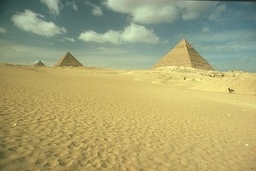
#> input picture a2/images/260058.jpg, 256 x 171 px, shrunk from 481 x 321 before the run; its folder holds 3 pictures in this run
$ python gmm.py   (older library calls are emulated)
#> lines starting #> are read from the running program, lines starting #| are printed output that depends on the picture; after the words box and inside, x2 and y2 are one past the last pixel; in counts of white or black regions, pixels touching at a corner belong together; long printed decimals are rounded
import numpy as np
import cv2
from matplotlib import pyplot as plt

doVerbose = False
dumgLogsOnNan = False
doSaveSegmented = True
doShowImage = False

imgFolder = "images"
imgResultFolder = "results"
imgName0 = "69020.jpg"
imgName1 = "227092.jpg"
imgName2 = "260058.jpg"

# GMM segmentation configuration
img2read = imgName2
rescale = 1
gmmK = 2
gmmMaxIterations = 250 # termination if epsilon criterion isn't reached
gmmFeatureType = "lab"
epsilon = 1e-3 # for convergence
epsilonP = 1e-6 # for precision

# text dumps for silent logging instead of stdout; used when doVerbose is False
logs = []

def dumpLogs(count=50):
    for log in logs[-count:]:
        print(log)

def doprint(*args):
    global logs

    s = ""
    for arg in args:
        s += str(arg) + " "

    if doVerbose:
        print(s)
        print()
    else:
        logs.append(s)

def readImg(imgname, imgfolder=imgFolder):
    return cv2.resize(cv2.imread("{}/{}".format(imgfolder, imgname)), (0, 0), fx=rescale, fy=rescale)

def img2rgbArray(img):
    w, h = img.shape[:2]
    ar = img.flatten().reshape((w * h, 3)).transpose().astype(np.float32)
    return ar

def img2IntenstityArray(img):
    ar = (img[..., 0] * 0.2126 + img[..., 1] * 0.7152 + img[..., 2] * 0.0722).reshape((1, -1)).astype(np.float32)
    return ar

def img2LabArray(img):
    return rgb2CieLab(img)

def imshow(imgname, img):
    cv2.imshow(imgname, img.astype(np.uint8))

def checkNan(val):
    return np.isnan(val) or np.isinf(val) or np.isneginf(val)

def readAndPreprocessImage(imgname=img2read,
                           featureType=gmmFeatureType
                           ):
    img = readImg(imgname)

    featureType = featureType.lower()

    if featureType == "i":
        x = img2IntenstityArray(img) / 255
    elif featureType == "rgb":
        x = img2rgbArray(img) / 255
    elif featureType == "lab":
        x = rgb2CieLab(img2rgbArray(img))
    else:
        raise Exception("Unsupported feature format. Use 'I', 'RGB', or 'LAB'.")

    x = x.transpose() # transpose X to be N x d

    return img, x

# conversion from RGB to Cie L*a*b* color space is done as per
# https://docs.opencv.org/2.4/modules/imgproc/doc/miscellaneous_transformations.html?highlight=cvtcolor#cvtcolor
def rgb2CieLab(rgbArray):
    # input rgb as float 0-1 and a 3 x N array
    rgb = rgbArray / 255

    m = np.array([[0.412453, 0.357580, 0.180423],
                  [0.212671, 0.715160, 0.072169],
                  [0.019334, 0.119193, 0.950227]], np.float32)

    xyz = m.dot(rgb)

    X, Y, Z = (xyz[0], xyz[1], xyz[2])
    X /= 0.950456
    Z /= 1.088754

    # [9 lines left out: function f_L, not called in this run]

    def f_ab(t, thresh=0.008856):
        ab = np.zeros_like(t)
        inds = t > thresh
        ninds = np.logical_not(inds)
        if inds.any():
            ab[inds] = np.power(t[inds], 1.0 / 3.0)
        if ninds.any():
            ab[ninds] = 7.787 * t[ninds] + 16.0 / 116.0
        return ab

    lab = np.zeros((2, rgb.shape[1]), np.float32)
    # L = f_L(Y) / 100
    lab[0] = (500.0 * (f_ab(X) - f_ab(Y)) + 127) / 255
    lab[1] = (200.0 * (f_ab(Y) - f_ab(Z)) + 127) / 255

    return lab.astype(np.float32)

# GMMs and EM algorithm implemented as per
# http://www.ics.uci.edu/~smyth/courses/cs274/notes/EMnotes.pdf
class GMM:
    def __init__(self,
                 k, # number of gaussian clusters
                 ):
        self.k = k
        self.trained = False
        self.alphas = None
        self.means = None
        self.covars = None
        self.w = None
        self.loglikelihood = None
        self.bic = None

    def P(self, x, means, covars, d, k):
        xmu = x - means[k]
        det = np.linalg.det(covars[k])
        inv = np.linalg.inv(covars[k])

        exponents = ((np.dot(xmu, inv)) * xmu).sum(axis=1) if d > 1 else (xmu * xmu * inv).sum(axis=1)

        return 1.0 / ((2 * np.pi) ** d * det) ** 0.5 * np.exp(-0.5 * exponents)

    # predict only
    # [33 lines left out: function predict, not called in this run]

    def fit(self,
            x,
            gmmMaxIterations=gmmMaxIterations,
            epsilon=epsilon
            ):
        n, d = x.shape[:2] # number of samples and dimensionality of each sample

        # rescale to full range
        x -= x.min() - epsilonP # add epsilon to avoid 0 and 1 values
        x /= x.max() + epsilonP # add epsilon to avoid 0 and 1 values

        alphas = np.array([1.0 / self.k for _ in range(self.k)], np.float) # alphas for each Gaussian
        covars = np.array([np.eye(d) if d > 1 else [[1]] for _ in range(self.k)], np.float) # identity covar matrices for each Gaussian
        means = x[(np.random.rand(self.k) * n).astype(np.int)] # pick random means for each Gaussian

        w = np.zeros((n, self.k), np.float32) # membership weight of each data point to each Gaussian

        # constant for computing BIC
        # k model complexity: number of means params (k*d) + number of covar params (k*d*d) + number of alpha params (k)
        self.bic_k = self.k * d + self.k * d * d + self.k

        loglikelihoods = [] # stores log likelihoods over iterations
        bics = [] # stores BIC values
        iteration = 0
        while iteration < gmmMaxIterations:

            ########## E-step ##########

            # compute raw probabilities
            p = np.zeros((self.k, n))
            for k in range(self.k):
                p[k] = self.P(x, means, covars, d, k)

            # multiply probabilities by alpha values
            p *= alphas.reshape(self.k, 1)

            # now update BIC and log likelihoods: this is an optimization -> for speedup
            # its faster to do it here than after updating alphas, means, covars, because we don't need to recompute
            # the probabilities for each Gaussian for each X.
            # this essentially delays convergence check by 1 iteration, since we compute likelihood before updating.
            # this does not affect correctness, only the timing of the check

            psum = p.sum(axis=0)

            # update BIC values
            bic = -2.0 * np.log(psum).sum() + np.log(n) * self.bic_k
            bics.append(bic)

            # update log likelihood values
            loglikelihood = np.log10(psum).sum()
            loglikelihoods.append(loglikelihood)

            print("\rRunning iteration {}; current loglike = [{}], bic [{}]".format(iteration, loglikelihood, bic), end="")

            # compute membership weights
            for k in range(self.k):
                w[:, k] = p[k] / (psum + epsilonP) # add epsilon to avoid division by zero

            ########## M-step ##########

            N_k = w.sum(axis=0)

            # update alphas for each Gaussian
            alphas = N_k / w.sum()

            for k in range(self.k):
                # update mean
                means[k] = (1.0 / N_k[k]) * (x * w[:, k].reshape(-1, 1)).sum(axis=0)

                # now we must compute dot products of MANY PAIRS of vectors INDEPENDENTLY
                # I could not figure out a good vectorized way to do this using built in functions so I improvised
                # example:
                # for d=3 and n=2, X is [a b c, d e f] which is 2 vectors of size 3
                # we want individual dot products [a b c]T dot [a b c], [d e f]T dot [d e f], so two 3x3 matrices
                # individually, for each of the N 1d vectors f form [a b c], we would get the dot product
                #                        [aa ab ac]
                # [a b c]T dot [a b c] = [ab bb bc]
                #                        [ac bc cc]
                # for N 1d vectors, we can do this by creating the following matrices and simple element multiplication
                # [a a a] [a b c]   [aa ab ac]
                # [b b b] [a b c]   [ab bb bc]
                # [c c c] [a b c] = [ac bc cc]
                # [d d d] [d e f] = [dd de df]
                # [e e e] [d e f]   [de ee ef]
                # [f f f] [d e f]   [df de df]
                wk = w[:, k].reshape(n, 1, 1)
                xmmean = x - means[k]
                r1 = np.repeat(xmmean, d)
                r2 = np.repeat(xmmean, d, axis=0).flatten()
                r3 = (r1 * r2).reshape(n, d, d)
                temp = (r3 * wk).sum(0)

                covars[k] = (1.0 / N_k[k]) * temp

            doprint()
            doprint("alphas updated", alphas)
            doprint("means updated", means)
            doprint("covars updated", covars)

            if checkNan(loglikelihood):
                if not doVerbose and dumgLogsOnNan:
                    dumpLogs()
                break

            iteration += 1
            if iteration > 1 and np.abs(loglikelihood - loglikelihoods[-2]) < epsilon:
                # stop if convergence has been achieved
                break

        # store the final values
        self.alphas = alphas
        self.means = means
        self.covars = covars
        self.w = w
        self.loglikelihood = loglikelihoods[-1]
        self.bic = bics[-1]
        self.trained = True

# [105 lines left out: function doKFoldCrossValidation, not called in this run]


def doGMMsegmentation(imgname=img2read,
                      k=gmmK,
                      featureType=gmmFeatureType,
                      saveSegmented=doSaveSegmented,
                      showImage=doShowImage
                      ):
    img, x = readAndPreprocessImage(imgname=imgname, featureType=featureType)

    h, w = img.shape[:2]

    if k < 2:
        raise Exception("GMM: selected K that is too small.")

    print("Running '{}' features GMM segmentation on image {} with {} Gaussians...".format(featureType, imgname, k))

    gmm = GMM(k)
    gmm.fit(x)

    colors = 255 * np.random.rand(k, 3) # random colors to display GMM segmentation results
    labels = np.argmax(gmm.w, axis=1).reshape((h, w))
    u, c = np.unique(labels, return_counts=True)
    seg = np.zeros_like(img)
    for i in range(k):
        seg[labels == i] = colors[i]

    print("Results: ", u, c)

    if showImage:
        cv2.imshow("img", img)
        cv2.imshow("GMM-{}".format(k), seg)
        cv2.waitKey()

    if saveSegmented:
        imgname2write ="{}/{}-segmented-gmm{}-{}.png".format(imgResultFolder, imgname.split('.')[0], k, gmmFeatureType)
        cv2.imwrite(imgname2write, seg)

def main():

    # doKFoldCrossValidation()

    #####################

    # do segmentation and save images
    for k in range(2, 7, 2):
        doGMMsegmentation(k=k)
#> in readImg, returned value is the input picture: shape (171, 256, 3); mean B, G, R 115.3, 164.9, 169.2
#> in readAndPreprocessImage, `x = x.transpose()`: x = 43776 pairs, first value 0.414 to 0.494, second value 0.431 to 0.566
#> in fit, `x -= x.min() - epsilonP`: x = 43776 pairs, first value 1.01e-06 to 0.0804, second value 0.0175 to 0.152
#> in fit, `x /= x.max() + epsilonP`: x = 43776 pairs, first value 6.66e-06 to 0.528, second value 0.115 to 1
#> in fit, `means = x[(np.random.rand(self.k) * n).astype(np.int)]`: means = [[0.237, 0.318], [0.236, 0.289]]
#> the loop in fit, `while iteration < gmmMaxIterations:` made 34 passes
#> (bic, loglikelihood) on passes 1 to 12: (164673.7, -35725.9), (-197056.8, 42822.8), (-197049.9, 42821.3), (-197050, 42821.4), (-197051.1, 42821.6), (-197054.2, 42822.3), (-197061.1, 42823.8), (-197080.1, 42827.9), (-197124, 42837.4), (-197219.8, 42858.2), (-197387, 42894.5), (-197625.7, 42946.4)
#| Running iteration 0; current loglike = [-35725.948], bic [164673.685]
#| Running iteration 1; current loglike = [42822.828], bic [-197056.797]
#| Running iteration 2; current loglike = [42821.340], bic [-197049.942]
#| Running iteration 3; current loglike = [42821.354], bic [-197050.007]
#| Running iteration 4; current loglike = [42821.592], bic [-197051.103]
#| Running iteration 5; current loglike = [42822.266], bic [-197054.209]
#| Running iteration 6; current loglike = [42823.759], bic [-197061.083]
#| Running iteration 7; current loglike = [42827.889], bic [-197080.100]
#> (further printed lines are left out)
#> after the loop in fit, `while iteration < gmmMaxIterations:`: bics = 34 values, max 164673.7 at index 0, min -281432.4 at index 33, mean -224077.1; iteration = 34; loglikelihoods = 34 values, max 61144.8 at index 33, min -35725.9 at index 0, mean 48690.2; means = [[0.4, 0.717], [0.243, 0.288]]; w = 43776 pairs, first value 2.4e-16 to 1, second value 0 to 1
#> in fit, `self.means = means`: self.means = [[0.4, 0.717], [0.243, 0.288]]
#> in fit, `self.w = w`: self.w has the same summary as w
#> in fit, `self.loglikelihood = loglikelihoods[-1]`: self.loglikelihood = 61144.8
#> in fit, `self.bic = bics[-1]`: self.bic = -281432.4
#> in doGMMsegmentation, `labels = np.argmax(gmm.w, axis=1).reshape((h, w))`:
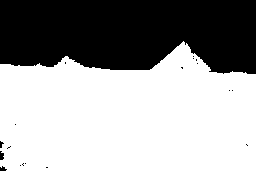
#> labels: shape (171, 256) int64; values 0 (black) and 1 (white), 61.8% white; 19 black regions (16 under 20 px), largest, box (x1, y1, x2, y2) and area: (0, 0, 256, 74) 16611, (0, 151, 4, 160) 29, (0, 166, 7, 171) 23
#> in doGMMsegmentation, `u, c = np.unique(labels, return_counts=True)`: u = [0, 1]; c = [16705, 27071]
#| Results:  [0 1] [16705 27071]
#> in doGMMsegmentation, `cv2.imwrite(imgname2write, seg)`:
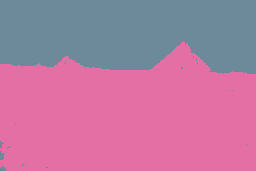
#> saved as 260058-segmented-gmm2-lab.png: shape (171, 256, 3); mean B, G, R 159.8, 121.3, 181.6

if __name__=="__main__":
    main()
